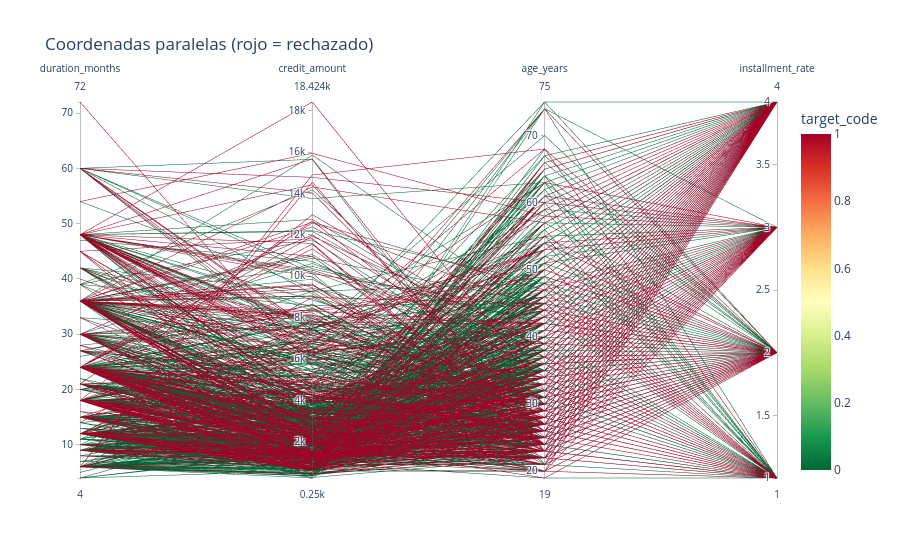

Write notebook code for a chart like this one.
### Code cell
dfp = df_dec.copy()
dfp["target_code"] = (df["target"] == "rechazado").astype(int)
fig = px.parallel_coordinates(dfp, dimensions=["duration_months", "credit_amount", "age_years", "installment_rate"],
                              color="target_code",
                              color_continuous_scale=px.colors.diverging.RdYlGn_r,
                              title="Coordenadas paralelas (rojo = rechazado)")
fig

### Figure 1 — Plotly figure (JSON) as saved in the notebook; plotly's stock layout.template omitted (floating-point values rounded to 4 significant figures; data arrays with more than 128 entries replaced by an {"elided": "..."} marker saying what was removed)
{"data": [{"dimensions": [{"label": "duration_months", "values": {"elided": "1000 int values"}}, {"label": "credit_amount", "values": {"elided": "1000 int values"}}, {"label": "age_years", "values": {"elided": "1000 int values"}}, {"label": "installment_rate", "values": {"elided": "1000 int values"}}], "domain": {"x": [0.0, 1.0], "y": [0.0, 1.0]}, "line": {"color": {"elided": "1000 int values"}, "coloraxis": "coloraxis"}, "name": "", "type": "parcoords"}], "layout": {"coloraxis": {"autocolorscale": false, "colorbar": {"title": {"text": "target_code"}}, "colorscale": [[0.0, "rgb(0,104,55)"], [0.1, "rgb(26,152,80)"], [0.2, "rgb(102,189,99)"], [0.3, "rgb(166,217,106)"], [0.4, "rgb(217,239,139)"], [0.5, "rgb(255,255,191)"], [0.6, "rgb(254,224,139)"], [0.7, "rgb(253,174,97)"], [0.8, "rgb(244,109,67)"], [0.9, "rgb(215,48,39)"], [1.0, "rgb(165,0,38)"]]}, "legend": {"tracegroupgap": 0}, "title": {"text": "Coordenadas paralelas (rojo = rechazado)"}}}
